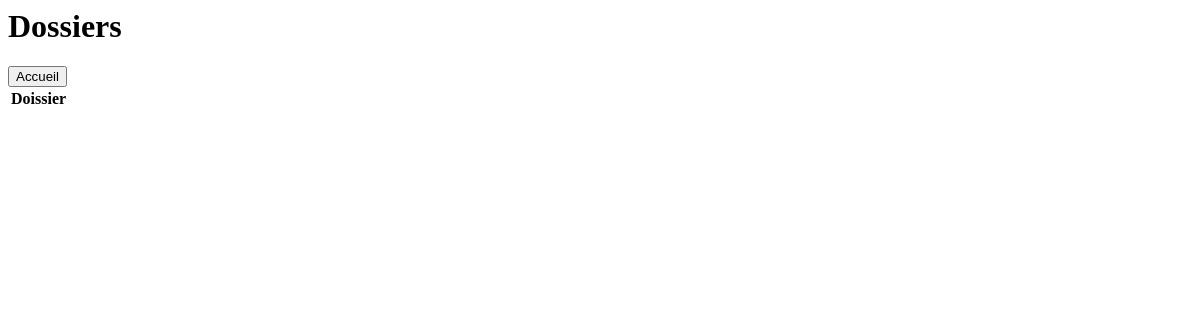
The page /consulterdossier/ (signed in) on the database as committed earlier.
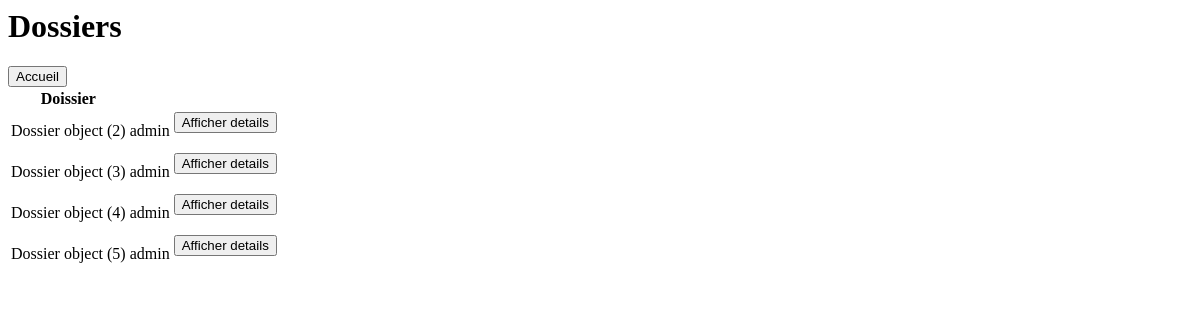
The same page on the database as committed later.
### calculdej/models.py (models this page shows, shortened)
class Dossier(models.Model):
    titre = models.CharField(max_length=30,default="")
    auteur = models.ForeignKey(settings.AUTH_USER_MODEL, on_delete=models.CASCADE)
    dernier = models.BooleanField(default=True)

### consulterdossier/views.py (the view)
# urls.py: url('consulterdossier/', include('consulterdossier.urls')),
@login_required
def consulterdossier(request):
    dossiers = Dossier.objects.filter(auteur=request.user)
    return render(request, 'consulterdossier/consulterdossier.html', locals())

### consulterdossier/templates/consulterdossier/consulterdossier.html (shortened to what this page needs)
<h1> Dossiers </h1>
<div>
  <a href="{% url 'connexion' %}"> <input type="button" value="Accueil"> </a>
</div>
<table>
  <thead>
       <tr>
           <th>Doissier</th>
       </tr>
   </thead>
   <tbody>
       {% for d in dossiers %}
       <tr>
           <td>{{ d }} </td>
           <td>{{ d.auteur }}</td>
           <td>
             <form method="post">
                 <button type="submit" name="btnaffdetails" value="{{d.id}}">Afficher details</button>
             </form>
          </td>
       </tr>
      {%endfor%}
    </tbody>
</table>

Rows that differ between the two databases and show on the page:
added Dossier: id "Dossier object (2)", auteur "admin"
added Dossier: id "Dossier object (3)", auteur "admin"
added Dossier: id "Dossier object (4)", auteur "admin"
added Dossier: id "Dossier object (5)", auteur "admin"
